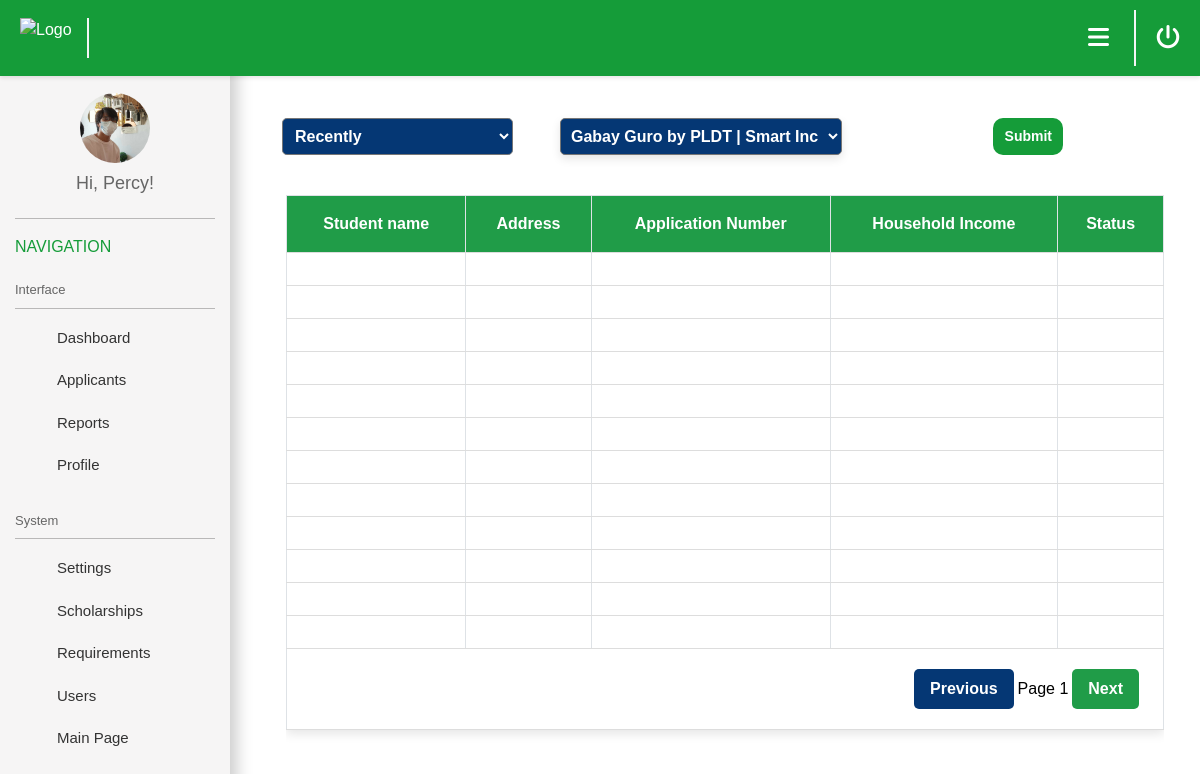
The app's page /admin/adminreports.php (signed in) with its own data.
### tables this page shows
CREATE TABLE `users` (
  `id` int(11) NOT NULL,
  `email` varchar(255) NOT NULL,
  `password` varchar(255) NOT NULL,
  `created_at` timestamp NOT NULL DEFAULT current_timestamp(),
  `role` varchar(50) NOT NULL,
  `acc_status` varchar(50) NOT NULL
);

CREATE TABLE `user_dp` (
  `id` int(11) NOT NULL,
  `user_id` int(11) NOT NULL,
  `image_path` varchar(255) NOT NULL
);

CREATE TABLE `personal_info` (
  `id` int(11) NOT NULL,
  `user_id` int(11) DEFAULT NULL,
  `first_name` varchar(100) NOT NULL,
  `middle_name` varchar(100) NOT NULL,
  `last_name` varchar(100) NOT NULL,
  `unit_floor` varchar(100) NOT NULL,
  `street_subdivision` varchar(255) NOT NULL,
  `barangay` varchar(100) NOT NULL,
  `date_of_birth` date NOT NULL,
  `contact_number` varchar(20) NOT NULL,
  `gender` enum('Male','Female','Other') NOT NULL
);

### assets/scripts/admin/logged_details.php (called while the page is built, shortened)
<?php
include '../assets/scripts/connection/db_conn.php';
$user_id = $_SESSION['user_id'];
$stmt = $pdo->prepare("
    SELECT
        u.id, u.email, u.role, u.acc_status, u.created_at,
        p.first_name, p.middle_name, p.last_name, p.unit_floor, p.street_subdivision, p.barangay, p.date_of_birth, p.contact_number, p.gender,
        d.image_path
    FROM
        users u
    LEFT JOIN
        personal_info p ON u.id = p.user_id
    LEFT JOIN
        user_dp d ON u.id = d.user_id
    WHERE
        u.id = :user_id
");
$stmt->bindParam(':user_id', $user_id);
$stmt->execute();
$detail = $stmt->fetch(PDO::FETCH_ASSOC);
$image_path = $detail['image_path'] ? $detail['image_path'] : 'default.jpg';
$full_image_path = "../assets/scripts/uploads/profile_images/" . $image_path;
?>

### assets/scripts/admin/script_adminreports.php (called while the page is built)
<?php
include 'logged_details.php';
?>

### admin/adminreports.php (the view, shortened to what this page needs)
<?php
include '../assets/scripts/admin/script_adminreports.php';
?>
<!DOCTYPE html>
<html lang="en">
<head>
    <link rel="stylesheet" href="https://cdnjs.cloudflare.com/ajax/libs/font-awesome/6.0.0-beta3/css/all.min.css">
    <link href="https://cdn.jsdelivr.net/npm/bootstrap@5.3.3/dist/css/bootstrap.min.css" rel="stylesheet">
     <link rel="stylesheet" href="../assets/css/adminreports.css">
</head>
<body>
    <header>
        <img src="../assets/img/Ph_seal_Imus.png" alt="Logo" class="header-logo">
        <div class="header-button-container">
            <button class="nav-btn" id="toggle-btn">
                <i class="fas fa-bars"></i>
            </button>
            <form action="../assets/scripts/logout.php" method="post" style="display: inline;">
                <button type="submit" class="logout-button">
                    <i class="fas fa-power-off"></i>
                </button>
            </form>
        </div>
    </header>
    <div class="side-nav" id="side-nav">
        <div class="side-bar-img mt-2">
            <img src="<?php echo htmlspecialchars($full_image_path); ?>" class="rounded-circle" width="70px" alt="">
        </div>
        <h5>Hi, <?php echo htmlspecialchars($detail['first_name']); ?>!</h5>
        <hr>
        <h3>NAVIGATION</h3>
        <br>
        <div class="section-title">Interface</div>
        <hr>
        <a href="dashboard.php" id="dashboard-link">
            <ion-icon name="speedometer-outline"></ion-icon>Dashboard
        </a>
        <a href="adminapplicants.php" id="applicants-link">
            <ion-icon name="people-outline"></ion-icon>Applicants
        </a>
        <a href="adminreports.php" id="reports-link">
            <ion-icon name="document-text-outline"></ion-icon>Reports
        </a>
        <a href="adminprofile.php" id="profile-link">
            <ion-icon name="person-circle-outline"></ion-icon>Profile
        </a>
        <br>
        <div class="section-title">System</div>
        <hr>
        <a href="settings.php" id="settings-link">
            <ion-icon name="settings-outline"></ion-icon>Settings
        </a>
        <a href="#" id="scholarships-link">
            <ion-icon name="school-outline"></ion-icon>Scholarships
        </a>
        <a href="adminrequirements.php" id="requirements-link">
            <ion-icon name="clipboard-outline"></ion-icon>Requirements
        </a>
        <a href="users.php" id="users-link">
            <ion-icon name="people-circle-outline"></ion-icon>Users
        </a>
        <a href="#" id="mainpage-link">
            <ion-icon name="home-outline"></ion-icon>Main Page
        </a>
    </div>
    <div class="main-content" id="main-content">
        <div class="container">
            <div class="row mt-5 stats">
                <div class="col-lg-4 col-md-5 col-sm-2 d-flex justify-content-center">
                    <select class="timeframe">
                        <option>Recently</option>
                    </select>
                </div>
                <div class="col-lg-4 col-md-6 col-sm-2 d-flex justify-content-center">
                    <select class="category">
                        <option>Gabay Guro by PLDT | Smart Inc</option>
                    </select>
                </div>
                <div class="col-lg-4 col-md-6 col-sm-2 d-flex justify-content-center">
                    <button type="submit" name="submit" class="Btn2">Submit</button><br>
                </div>
                <div class="table-container mt-4">
                    <div class="table-responsive">
                        <table class="table table-bordered table striped">
                            <thead>
                                <tr>
                                    <th>Student name </th>
                                    <th>Address</th>
                                    <th>Application Number</th>
                                    <th>Household Income</th>
                                    <th>Status</th>
                                </tr>
                            </thead>
                            <tbody>
                                <tr>
                                    <td></td>
                                    <td></td>
                                    <td></td>
                                    <td></td>
                                    <td></td>
                                </tr>
                                <tr>
                                    <td></td>
                                    <td></td>
                                    <td></td>
                                    <td></td>
                                    <td></td>
                                </tr>
                                <tr>
                                    <td></td>
                                    <td></td>
                                    <td></td>
                                    <td></td>
                                    <td></td>
                                </tr>
                                <tr>
                                    <td></td>
                                    <td></td>
                                    <td></td>
                                    <td></td>
                                    <td></td>
                                </tr>
                                <tr>
                                    <td></td>
                                    <td></td>
                                    <td></td>
                                    <td></td>
                                    <td></td>
                                </tr>
                                <tr>
                                    <td></td>
                                    <td></td>
                                    <td></td>
                                    <td></td>
                                    <td></td>
                                </tr>
                                <tr>
                                    <td></td>
                                    <td></td>
                                    <td></td>
                                    <td></td>
                                    <td></td>
                                </tr>
                                <tr>
                                    <td></td>
                                    <td></td>
                                    <td></td>
                                    <td></td>
                                    <td></td>
                                </tr>
                                <tr>
                                    <td></td>
                                    <td></td>
                                    <td></td>
                                    <td></td>
                                    <td></td>
                                </tr>
                                <tr>
                                    <td></td>
                                    <td></td>
                                    <td></td>
                                    <td></td>
                                    <td></td>
                                </tr>
                                <tr>
                                    <td></td>
                                    <td></td>
                                    <td></td>
                                    <td></td>
                                    <td></td>
                                </tr>
                                <tr>
                                    <td></td>
                                    <td></td>
                                    <td></td>
                                    <td></td>
                                    <td></td>
                                </tr>
                            </tbody>
                            <tfoot>
                                <tr>
                                    <td colspan="8">
                                        <div class="pagination p-1">
                                            <button id="prevBtn">Previous</button>
                                            <span id="pageNumber">Page 1</span>
                                            <button id="nextBtn">Next</button>
                                        </div>
                                    </td>
                                </tr>
                            </tfoot>
                        </table>
                    </div>
                </div>
            </div>
        </div>
</body>

### assets/css/adminreports.css (style rules this page uses)
body { margin: 0; font-family: 'Montserrat', sans-serif; overflow-x: hidden; padding-top: 60px; transition: margin-left 0.3s ease; }
header { position: fixed; top: 0; left: 0; width: 100%; background-color: #159C39; color: #fff; padding: 10px 20px; display: flex; align-items: center; justify-content: space-between; box-shadow: 0 2px 4px rgba(0, 0, 0, 0.1); z-index: 1000; }
.header-logo { height: 40px; border-right: 2px solid #f5f5f5; padding-right: 15px; display: flex; align-items: center; }
.header-button-container { display: flex; align-items: center; }
.nav-btn, .logout-button { background-color: transparent; border: none; font-size: 24px; cursor: pointer; color: #fff; padding: 10px; transition: color 0.3s; margin-right: -40px; }
.logout-button { border-left: 2px solid #f5f5f5; padding-right: 40px; padding-left: 20px; }
.nav-btn { margin-right: 15px; }
.side-nav { height: 100%; width: 230px; position: fixed; top: 0; left: 0; background-color: #F6F5F5; box-shadow: 2px 0 15px 5px rgba(0, 0, 0, 0.2); display: flex; flex-direction: column; align-items: flex-start; padding: 15px; transition: transform 0.3s ease; transform: translateX(0); z-index: 1; box-sizing: border-box; }
.side-nav h3 { font-size: 16px; margin: 0; padding-top: 10px; color: #159C39; text-align: left; width: 100%; }
.side-nav hr { width: 100%; border: none; border-top: 1px solid black; margin: 8px 0; }
.side-nav .section-title { font-size: 13px; color: #666; text-align: left; width: 100%; }
.side-nav a { font-size: 15px; color: #333; text-decoration: none; width: 100%; padding: 10px; margin-top: 10px5; display: flex; align-items: center; transition: background-color 0.3s, color 0.3s; box-sizing: border-box; }
.side-nav .side-bar-img { align-items: end; justify-content: center; display: flex; width: 100%; }
.side-nav h5 { font-size: 18px; margin: 0; padding-top: 10px; color: #666; text-align: center; width: 100%; margin-bottom: 15px; }
.rounded-circle { margin-top: 70px; }
.main-content { margin-left: 250px; position: relative; padding: 10px 20px; transition: margin-left 0.3s ease; }
.stats { display: flex; justify-content: space-between; }
.timeframe { width: 100rem; font-size: 1rem; padding: .5em; cursor: pointer; border-radius: .3em; margin-right: 3em; background-color: #053774; color: white; font-weight: bold; }
.category { width: 100rem; font-size: 1rem; padding: .4em; cursor: pointer; border-radius: 5px; margin-right: 3em; box-shadow: 0px 4px 10px rgba(0, 0, 0, 0.1); color: white; font-weight: bold; background-color: #053774; }
.Btn2 { background-color: #159C39; color: white; font-size: 14px; font-weight: bold; border-radius: 10px; width: 70px; border: none; padding: 7px; }
.pagination { display: flex; justify-content: end; align-items: center; padding: 1rem 0; }
.pagination button { border: none; background-color: #209C48; color: white; padding: 0.5rem 1rem; margin: 0 0.25rem; border-radius: 5px; cursor: pointer; font-weight: bold; }
.pagination #prevBtn { background-color: #053774; }
.table-container { padding: 1rem; border-radius: 10px; }
.table-responsive { overflow-x: auto; }
.table { width: 100%; border-collapse: collapse; box-shadow: 0px 4px 10px rgba(0, 0, 0, 0.1); text-align: center; }
.table th, .table td { padding: 1rem; border-bottom: 1px solid #ddd; }
.table th { background-color: #209C48; color: white; font-weight: bold; }
.table tr:nth-child(even) { background-color: #f2f2f2; }

### records on screen
users: user_dp.image_path (picture), personal_info.first_name "Percy"
